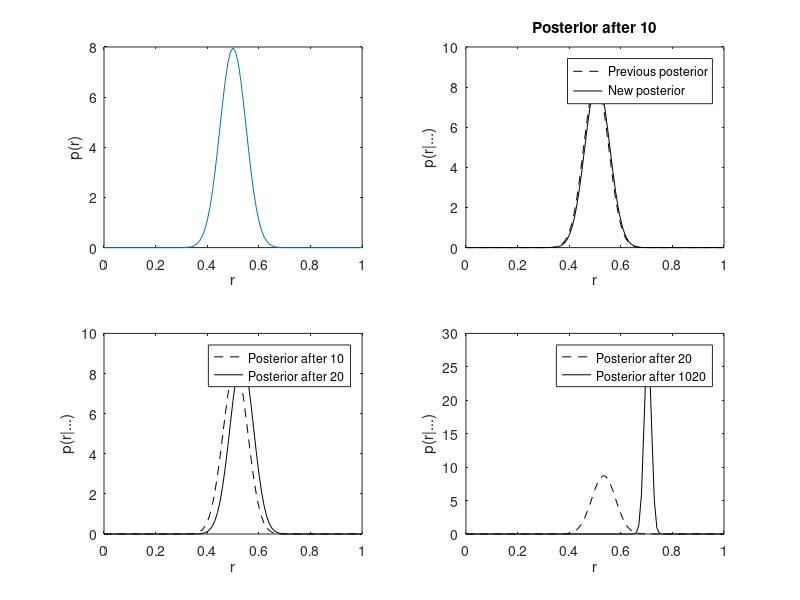

Recreate this plot in MATLAB.
clear all;close all;clc;

load coin_data

%% Plot the prior density
alpha = 50;
beta = 50;
fprintf('\nPrior parameters: alpha: %g, beta: %g',alpha,beta);
r = [0:0.01:1];
subplot(2,2,1);
plot(r,betapdf(r,alpha,beta));
xlabel('r');
ylabel('p(r)');

%% Incorporate the data one toss at a time
post_alpha = alpha;
post_beta = beta;
ch = {'T','H'};
toss_string = [];
subplot(2,2,2);
for i = 1:length(toss_data)
    %%
   toss_string = [toss_string ch{toss_data(i)+1}];
   figure(1);hold off
   plot(r,betapdf(r,post_alpha,post_beta),'k--');    
   post_alpha = post_alpha + toss_data(i);
   post_beta = post_beta + 1 - toss_data(i);
   hold on
   plot(r,betapdf(r,post_alpha,post_beta),'k');
   legend('Previous posterior','New posterior');
   ti = sprintf('Posterior after %g',i);
   title(ti);
   xlabel('r');ylabel('p(r|...)');
end

%% Incorporate another ten
subplot(2,2,3);
figure(1);hold off
plot(r,betapdf(r,post_alpha,post_beta),'k--');
hold on
N = length(toss_data2);
post_alpha = post_alpha + sum(toss_data2);
post_beta = post_beta + N - sum(toss_data2);
plot(r,betapdf(r,post_alpha,post_beta),'k');
legend('Posterior after 10','Posterior after 20');
xlabel('r');ylabel('p(r|...)');

%% Incorpoate another 1000
subplot(2,2,4);
figure(1);hold off
plot(r,betapdf(r,post_alpha,post_beta),'k--');
hold on
N = length(big_data);
post_alpha = post_alpha + sum(big_data);
post_beta = post_beta + N - sum(big_data);
plot(r,betapdf(r,post_alpha,post_beta),'k');
legend('Posterior after 20','Posterior after 1020');
xlabel('r');ylabel('p(r|...)');
